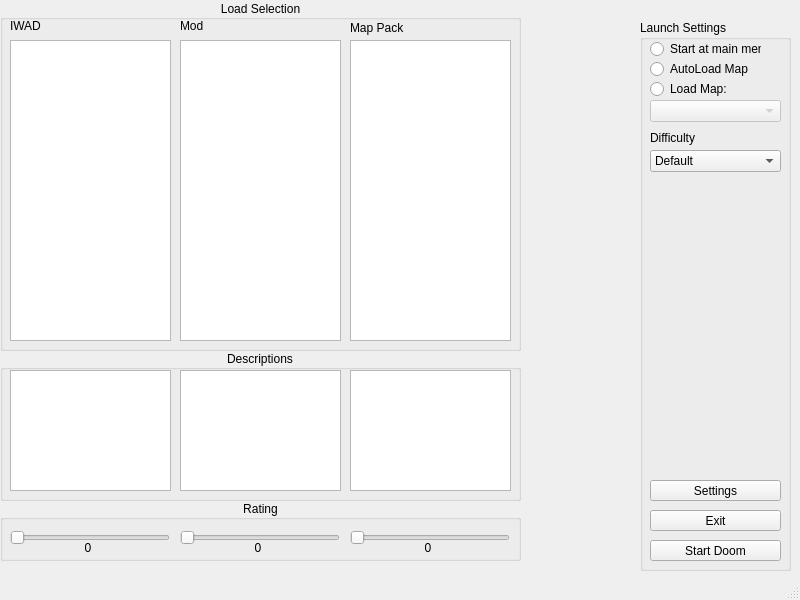
<?xml version="1.0" encoding="UTF-8"?>
<ui version="4.0">
 <class>MainWindow</class>
 <widget class="QMainWindow" name="MainWindow">
  <property name="geometry">
   <rect>
    <x>0</x>
    <y>0</y>
    <width>800</width>
    <height>600</height>
   </rect>
  </property>
  <property name="windowTitle">
   <string>MainWindow</string>
  </property>
  <widget class="QWidget" name="centralwidget">
   <widget class="QComboBox" name="MapSelect">
    <property name="enabled">
     <bool>false</bool>
    </property>
    <property name="geometry">
     <rect>
      <x>650</x>
      <y>100</y>
      <width>131</width>
      <height>22</height>
     </rect>
    </property>
   </widget>
   <widget class="QRadioButton" name="StartAtSelectedMap">
    <property name="geometry">
     <rect>
      <x>650</x>
      <y>80</y>
      <width>91</width>
      <height>18</height>
     </rect>
    </property>
    <property name="sizePolicy">
     <sizepolicy hsizetype="Expanding" vsizetype="Fixed">
      <horstretch>0</horstretch>
      <verstretch>0</verstretch>
     </sizepolicy>
    </property>
    <property name="text">
     <string>Load Map:</string>
    </property>
   </widget>
   <widget class="QRadioButton" name="FirstMapStart">
    <property name="geometry">
     <rect>
      <x>650</x>
      <y>60</y>
      <width>101</width>
      <height>18</height>
     </rect>
    </property>
    <property name="sizePolicy">
     <sizepolicy hsizetype="Expanding" vsizetype="Fixed">
      <horstretch>0</horstretch>
      <verstretch>0</verstretch>
     </sizepolicy>
    </property>
    <property name="text">
     <string>AutoLoad Map</string>
    </property>
   </widget>
   <widget class="QRadioButton" name="MainMenuStart">
    <property name="geometry">
     <rect>
      <x>650</x>
      <y>40</y>
      <width>111</width>
      <height>18</height>
     </rect>
    </property>
    <property name="sizePolicy">
     <sizepolicy hsizetype="Expanding" vsizetype="Fixed">
      <horstretch>0</horstretch>
      <verstretch>0</verstretch>
     </sizepolicy>
    </property>
    <property name="text">
     <string>Start at main menu</string>
    </property>
   </widget>
   <widget class="QComboBox" name="Difficulty">
    <property name="geometry">
     <rect>
      <x>650</x>
      <y>150</y>
      <width>131</width>
      <height>22</height>
     </rect>
    </property>
    <item>
     <property name="text">
      <string>Default</string>
     </property>
    </item>
    <item>
     <property name="text">
      <string>Very Easy</string>
     </property>
    </item>
    <item>
     <property name="text">
      <string>Easy</string>
     </property>
    </item>
    <item>
     <property name="text">
      <string>Normal</string>
     </property>
    </item>
    <item>
     <property name="text">
      <string>Hard</string>
     </property>
    </item>
    <item>
     <property name="text">
      <string>Very Hard</string>
     </property>
    </item>
   </widget>
   <widget class="QLabel" name="DifficultyLabel">
    <property name="geometry">
     <rect>
      <x>650</x>
      <y>130</y>
      <width>51</width>
      <height>16</height>
     </rect>
    </property>
    <property name="text">
     <string>Difficulty</string>
    </property>
   </widget>
   <widget class="QListWidget" name="IWAD_List">
    <property name="geometry">
     <rect>
      <x>10</x>
      <y>40</y>
      <width>161</width>
      <height>301</height>
     </rect>
    </property>
   </widget>
   <widget class="QLabel" name="IWADLABEL">
    <property name="geometry">
     <rect>
      <x>10</x>
      <y>20</y>
      <width>37</width>
      <height>12</height>
     </rect>
    </property>
    <property name="text">
     <string>IWAD</string>
    </property>
   </widget>
   <widget class="QListWidget" name="Mod_List">
    <property name="geometry">
     <rect>
      <x>180</x>
      <y>40</y>
      <width>161</width>
      <height>301</height>
     </rect>
    </property>
   </widget>
   <widget class="QLabel" name="ModLabel">
    <property name="geometry">
     <rect>
      <x>180</x>
      <y>20</y>
      <width>37</width>
      <height>12</height>
     </rect>
    </property>
    <property name="text">
     <string>Mod</string>
    </property>
   </widget>
   <widget class="QLabel" name="MapPackLabel">
    <property name="geometry">
     <rect>
      <x>350</x>
      <y>20</y>
      <width>71</width>
      <height>16</height>
     </rect>
    </property>
    <property name="sizePolicy">
     <sizepolicy hsizetype="Expanding" vsizetype="Preferred">
      <horstretch>0</horstretch>
      <verstretch>0</verstretch>
     </sizepolicy>
    </property>
    <property name="text">
     <string>Map Pack</string>
    </property>
   </widget>
   <widget class="QListWidget" name="MapPackList">
    <property name="geometry">
     <rect>
      <x>350</x>
      <y>40</y>
      <width>161</width>
      <height>301</height>
     </rect>
    </property>
   </widget>
   <widget class="QGroupBox" name="groupBox">
    <property name="geometry">
     <rect>
      <x>640</x>
      <y>20</y>
      <width>151</width>
      <height>551</height>
     </rect>
    </property>
    <property name="title">
     <string>Launch Settings</string>
    </property>
    <widget class="QPushButton" name="StartDoom">
     <property name="geometry">
      <rect>
       <x>10</x>
       <y>520</y>
       <width>131</width>
       <height>21</height>
      </rect>
     </property>
     <property name="text">
      <string>Start Doom</string>
     </property>
    </widget>
    <widget class="QPushButton" name="Settings">
     <property name="geometry">
      <rect>
       <x>10</x>
       <y>460</y>
       <width>131</width>
       <height>21</height>
      </rect>
     </property>
     <property name="text">
      <string>Settings</string>
     </property>
    </widget>
    <widget class="QPushButton" name="Exit">
     <property name="geometry">
      <rect>
       <x>10</x>
       <y>490</y>
       <width>131</width>
       <height>21</height>
      </rect>
     </property>
     <property name="text">
      <string>Exit</string>
     </property>
    </widget>
   </widget>
   <widget class="QTextEdit" name="IWAD_DESC">
    <property name="geometry">
     <rect>
      <x>10</x>
      <y>370</y>
      <width>161</width>
      <height>121</height>
     </rect>
    </property>
   </widget>
   <widget class="QTextEdit" name="MOD_DESC">
    <property name="geometry">
     <rect>
      <x>180</x>
      <y>370</y>
      <width>161</width>
      <height>121</height>
     </rect>
    </property>
   </widget>
   <widget class="QTextEdit" name="MapPack_Desc">
    <property name="geometry">
     <rect>
      <x>350</x>
      <y>370</y>
      <width>161</width>
      <height>121</height>
     </rect>
    </property>
   </widget>
   <widget class="QGroupBox" name="groupBox_2">
    <property name="geometry">
     <rect>
      <x>0</x>
      <y>350</y>
      <width>521</width>
      <height>151</height>
     </rect>
    </property>
    <property name="title">
     <string>Descriptions</string>
    </property>
    <property name="alignment">
     <set>Qt::AlignCenter</set>
    </property>
   </widget>
   <widget class="QSlider" name="IWAD_RATING_SLIDER">
    <property name="geometry">
     <rect>
      <x>10</x>
      <y>530</y>
      <width>160</width>
      <height>16</height>
     </rect>
    </property>
    <property name="minimum">
     <number>1</number>
    </property>
    <property name="maximum">
     <number>5</number>
    </property>
    <property name="orientation">
     <enum>Qt::Horizontal</enum>
    </property>
   </widget>
   <widget class="QSlider" name="MOD_RATING_SLIDER">
    <property name="geometry">
     <rect>
      <x>180</x>
      <y>530</y>
      <width>160</width>
      <height>16</height>
     </rect>
    </property>
    <property name="minimum">
     <number>1</number>
    </property>
    <property name="maximum">
     <number>5</number>
    </property>
    <property name="orientation">
     <enum>Qt::Horizontal</enum>
    </property>
   </widget>
   <widget class="QSlider" name="MAPPACK_RATING_SLIDER">
    <property name="geometry">
     <rect>
      <x>350</x>
      <y>530</y>
      <width>160</width>
      <height>16</height>
     </rect>
    </property>
    <property name="minimum">
     <number>1</number>
    </property>
    <property name="maximum">
     <number>5</number>
    </property>
    <property name="orientation">
     <enum>Qt::Horizontal</enum>
    </property>
   </widget>
   <widget class="QLabel" name="IWAD_RATING">
    <property name="geometry">
     <rect>
      <x>80</x>
      <y>540</y>
      <width>16</width>
      <height>16</height>
     </rect>
    </property>
    <property name="text">
     <string>0</string>
    </property>
    <property name="alignment">
     <set>Qt::AlignCenter</set>
    </property>
   </widget>
   <widget class="QLabel" name="MOD_RATING">
    <property name="geometry">
     <rect>
      <x>250</x>
      <y>540</y>
      <width>16</width>
      <height>16</height>
     </rect>
    </property>
    <property name="text">
     <string>0</string>
    </property>
    <property name="alignment">
     <set>Qt::AlignCenter</set>
    </property>
   </widget>
   <widget class="QLabel" name="MAP_RATING">
    <property name="geometry">
     <rect>
      <x>420</x>
      <y>540</y>
      <width>16</width>
      <height>16</height>
     </rect>
    </property>
    <property name="text">
     <string>0</string>
    </property>
    <property name="alignment">
     <set>Qt::AlignCenter</set>
    </property>
   </widget>
   <widget class="QGroupBox" name="groupBox_3">
    <property name="geometry">
     <rect>
      <x>0</x>
      <y>500</y>
      <width>521</width>
      <height>61</height>
     </rect>
    </property>
    <property name="title">
     <string>Rating</string>
    </property>
    <property name="alignment">
     <set>Qt::AlignCenter</set>
    </property>
   </widget>
   <widget class="QGroupBox" name="groupBox_4">
    <property name="geometry">
     <rect>
      <x>0</x>
      <y>0</y>
      <width>521</width>
      <height>351</height>
     </rect>
    </property>
    <property name="title">
     <string>Load Selection</string>
    </property>
    <property name="alignment">
     <set>Qt::AlignCenter</set>
    </property>
   </widget>
   <zorder>groupBox_4</zorder>
   <zorder>groupBox_3</zorder>
   <zorder>groupBox_2</zorder>
   <zorder>groupBox</zorder>
   <zorder>MapSelect</zorder>
   <zorder>StartAtSelectedMap</zorder>
   <zorder>FirstMapStart</zorder>
   <zorder>MainMenuStart</zorder>
   <zorder>Difficulty</zorder>
   <zorder>DifficultyLabel</zorder>
   <zorder>IWAD_List</zorder>
   <zorder>IWADLABEL</zorder>
   <zorder>Mod_List</zorder>
   <zorder>ModLabel</zorder>
   <zorder>MapPackLabel</zorder>
   <zorder>MapPackList</zorder>
   <zorder>IWAD_DESC</zorder>
   <zorder>MOD_DESC</zorder>
   <zorder>MapPack_Desc</zorder>
   <zorder>IWAD_RATING_SLIDER</zorder>
   <zorder>MOD_RATING_SLIDER</zorder>
   <zorder>MAPPACK_RATING_SLIDER</zorder>
   <zorder>IWAD_RATING</zorder>
   <zorder>MOD_RATING</zorder>
   <zorder>MAP_RATING</zorder>
  </widget>
  <widget class="QStatusBar" name="statusbar"/>
 </widget>
 <resources/>
 <connections/>
</ui>
